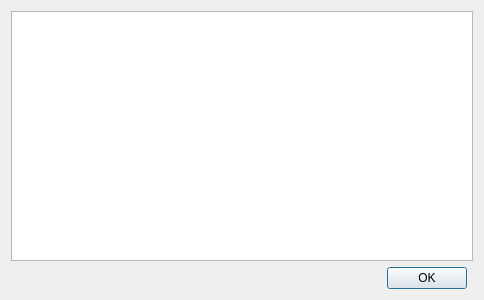
<?xml version="1.0" encoding="UTF-8"?>
<ui version="4.0">
 <class>GamesWin</class>
 <widget class="QDialog" name="GamesWin">
  <property name="geometry">
   <rect>
    <x>0</x>
    <y>0</y>
    <width>484</width>
    <height>300</height>
   </rect>
  </property>
  <property name="windowTitle">
   <string>Rozegrane gry</string>
  </property>
  <layout class="QGridLayout" name="gridLayout">
   <item row="0" column="0" colspan="3">
    <widget class="QTableView" name="view"/>
   </item>
   <item row="1" column="1">
    <widget class="QDialogButtonBox" name="buttonBox">
     <property name="orientation">
      <enum>Qt::Horizontal</enum>
     </property>
     <property name="standardButtons">
      <set>QDialogButtonBox::Ok</set>
     </property>
     <property name="centerButtons">
      <bool>false</bool>
     </property>
    </widget>
   </item>
  </layout>
 </widget>
 <resources/>
 <connections>
  <connection>
   <sender>buttonBox</sender>
   <signal>rejected()</signal>
   <receiver>GamesWin</receiver>
   <slot>reject()</slot>
   <hints>
    <hint type="sourcelabel">
     <x>316</x>
     <y>260</y>
    </hint>
    <hint type="destinationlabel">
     <x>286</x>
     <y>274</y>
    </hint>
   </hints>
  </connection>
  <connection>
   <sender>buttonBox</sender>
   <signal>accepted()</signal>
   <receiver>GamesWin</receiver>
   <slot>accept()</slot>
   <hints>
    <hint type="sourcelabel">
     <x>248</x>
     <y>254</y>
    </hint>
    <hint type="destinationlabel">
     <x>157</x>
     <y>274</y>
    </hint>
   </hints>
  </connection>
 </connections>
</ui>
